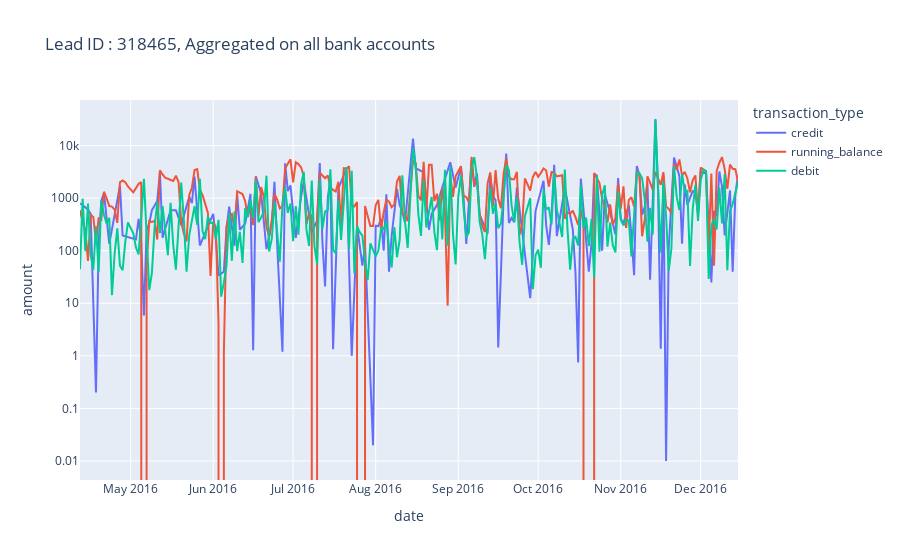

Here is the notebook cell this chart was saved with:
### Markdown cell above
###### Using Log scale for amounts as there is a spike on one day that skews the other data points on the plot

### Code cell
fig31 = px.line(df_final3, x="date", y="amount", color='transaction_type',\
              title="Lead ID : 318465, Aggregated on all bank accounts")

fig31.update_layout(yaxis_type="log")

py.plot(fig31,filename = 'TimeSeries_31',auto_open=False)

fig31.show()

### Figure 1 — Plotly figure (JSON) as saved in the notebook; plotly's stock layout.template omitted (floating-point values rounded to 4 significant figures; data arrays with more than 128 entries replaced by an {"elided": "..."} marker saying what was removed)
{"data": [{"hoverlabel": {"namelength": 0}, "hovertemplate": "transaction_type=credit<br>date=%{x}<br>amount=%{y}", "legendgroup": "credit", "line": {"color": "#636efa", "dash": "solid"}, "mode": "lines", "name": "credit", "showlegend": true, "type": "scatter", "x": {"elided": "170 str values"}, "xaxis": "x", "y": {"elided": "170 float values"}, "yaxis": "y"}, {"hoverlabel": {"namelength": 0}, "hovertemplate": "transaction_type=running_balance<br>date=%{x}<br>amount=%{y}", "legendgroup": "running_balance", "line": {"color": "#EF553B", "dash": "solid"}, "mode": "lines", "name": "running_balance", "showlegend": true, "type": "scatter", "x": {"elided": "244 str values"}, "xaxis": "x", "y": {"elided": "244 float values"}, "yaxis": "y"}, {"hoverlabel": {"namelength": 0}, "hovertemplate": "transaction_type=debit<br>date=%{x}<br>amount=%{y}", "legendgroup": "debit", "line": {"color": "#00cc96", "dash": "solid"}, "mode": "lines", "name": "debit", "showlegend": true, "type": "scatter", "x": {"elided": "239 str values"}, "xaxis": "x", "y": {"elided": "239 float values"}, "yaxis": "y"}], "layout": {"legend": {"title": {"text": "transaction_type"}, "tracegroupgap": 0}, "title": {"text": "Lead ID : 318465, Aggregated on all bank accounts"}, "xaxis": {"anchor": "y", "domain": [0, 1], "title": {"text": "date"}}, "yaxis": {"anchor": "x", "domain": [0, 1], "title": {"text": "amount"}, "type": "log"}}}
